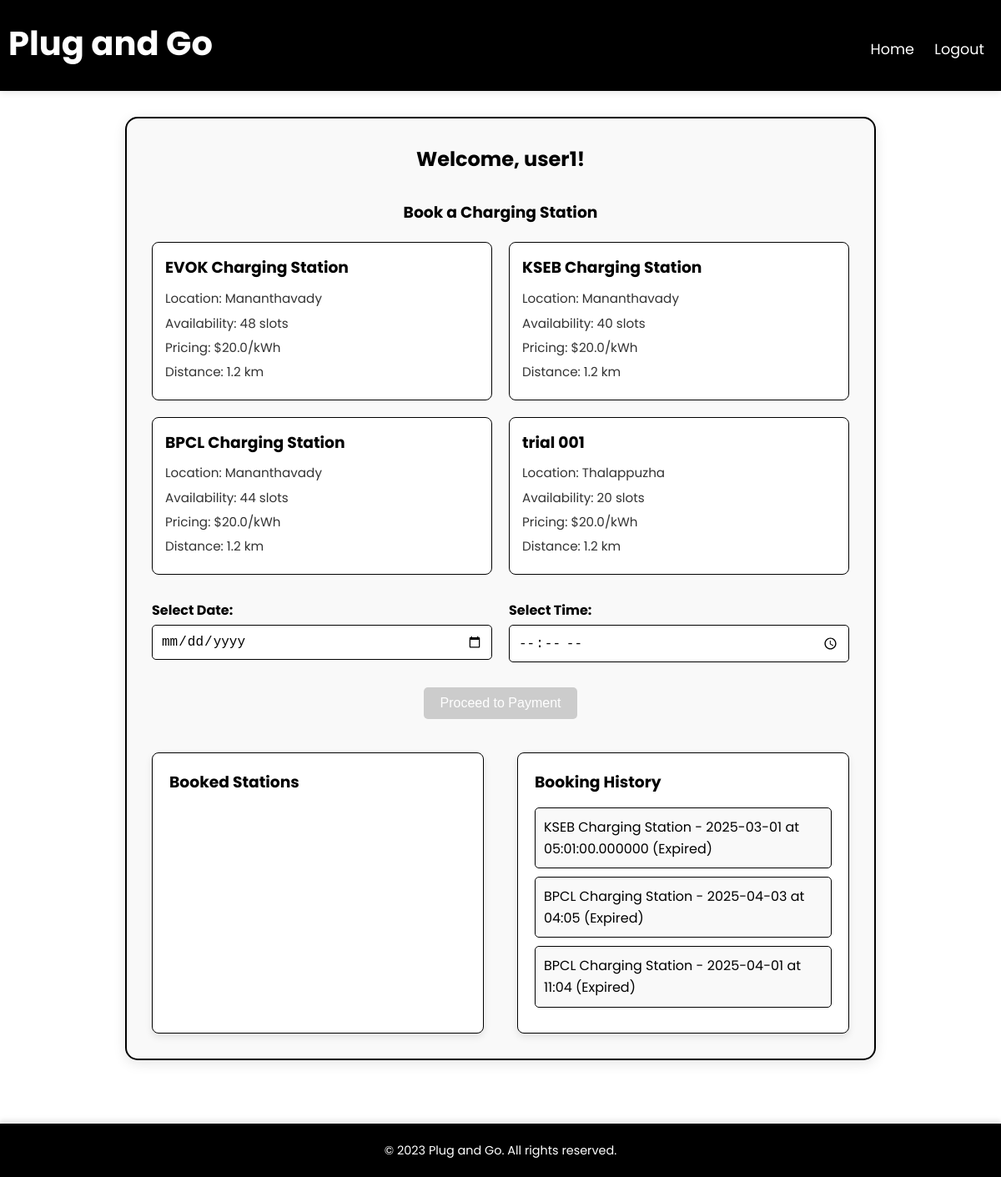
The app's page /profile (signed in) with its own data.
### app.py (models this page shows, shortened)
class User(db.Model):
    id = db.Column(db.Integer, primary_key=True)
    username = db.Column(db.String(80), unique=True, nullable=False)
    email = db.Column(db.String(120), unique=True, nullable=False)
    password = db.Column(db.String(128), nullable=False)
    role = db.Column(db.String(20), default='user')  # 'user' or 'admin'

class ChargingStation(db.Model):
    id = db.Column(db.Integer, primary_key=True)
    name = db.Column(db.String(100), nullable=False)
    location = db.Column(db.String(200), nullable=False)
    available_slots = db.Column(db.Integer, nullable=False)
    price_per_kwh = db.Column(db.Float, nullable=False)

class Booking(db.Model):
    id = db.Column(db.Integer, primary_key=True)
    user_id = db.Column(db.Integer, db.ForeignKey('user.id'), nullable=False)
    station_id = db.Column(db.Integer, db.ForeignKey('charging_station.id'), nullable=False)
    booking_date = db.Column(db.String(10), nullable=False)  # YYYY-MM-DD
    booking_time = db.Column(db.String(5), nullable=False)   # HH:MM
    created_at = db.Column(db.DateTime, default=datetime.utcnow)  # Timestamp for expiration
    station = db.relationship('ChargingStation', backref='bookings')
    __table_args__ = (UniqueConstraint('station_id', 'booking_date', 'booking_time', name='unique_booking'),)
    @property
    def is_expired(self):
        return datetime.utcnow() > self.created_at + timedelta(minutes=20)

### app.py (the view)
@app.route('/profile')
def profile():
    if not session.get('logged_in'):
        flash('Please login to access this page.', 'error')
        return redirect(url_for('login'))
    user_id = session.get('user_id')
    user = User.query.get(user_id)
    bookings = Booking.query.filter_by(user_id=user_id).all()
    stations = ChargingStation.query.all()
    return render_template('profile.html', username=user.username, stations=stations, bookings=bookings)

### templates/profile.html (shortened to what this page needs)
<!DOCTYPE html>
<html lang="en">
<head>
  <link rel="stylesheet" href="{{ url_for('static', filename='styles.css') }}">
</head>
<body>
  <header>
    <h1>Plug and Go</h1>
    <nav>
      <a href="{{ url_for('home') }}">Home</a>
      <a href="{{ url_for('logout') }}">Logout</a>
    </nav>
  </header>
  <div class="profile-container">
    <h2>Welcome, {{ username }}!</h2>
    <div class="booking-details">
      <h3 style="font-family: 'Poppins', sans-serif; color: #000; text-align: center; margin-bottom: 20px;">Book a Charging Station</h3>
      <div class="station-list">
        {% for station in stations %}
          <div class="station-card" data-id="{{ station.id }}">
            <h3>{{ station.name }}</h3>
            <p>Location: {{ station.location }}</p>
            <p>Availability: {{ station.available_slots }} slots</p>
            <p>Pricing: ${{ station.price_per_kwh }}/kWh</p>
            <p>Distance: 1.2 km</p>
          </div>
        {% endfor %}
      </div>
      <div class="datetime-picker">
        <div class="input-group">
          <label for="bookingDate">Select Date:</label>
          <input type="date" id="bookingDate" required>
        </div>
        <div class="input-group">
          <label for="bookingTime">Select Time:</label>
          <input type="time" id="bookingTime" required>
        </div>
      </div>
      <div class="proceed-button">
        <button id="proceedBtn" disabled>Proceed to Payment</button>
      </div>
    </div>
    <div class="booking-section">
      <div class="booking-box booked-stations">
        <h3>Booked Stations</h3>
      </div>
      <div class="booking-box history">
        <h3>Booking History</h3>
        <ul id="bookingHistoryList">
          {% for booking in bookings %}
            <li>
              {{ booking.station.name }} - {{ booking.booking_date }} at {{ booking.booking_time }}
              {% if booking.is_expired %}(Expired){% endif %}
            </li>
          {% endfor %}
        </ul>
      </div>
    </div>
  </div>
  <footer>
    <p>&copy; 2023 Plug and Go. All rights reserved.</p>
  </footer>
</body>
</html>

### static/styles.css (style rules this page uses)
body { font-family: Arial, sans-serif; margin: 0; padding: 0; display: flex; flex-direction: column; min-height: 100vh; }
header { background-color: #333; color: #fff; padding: 10px 20px; display: flex; justify-content: space-between; align-items: center; }
header nav a { color: #fff; text-decoration: none; margin: 0 10px; }
footer { background-color: #333; color: #fff; text-align: center; padding: 10px 0; margin-top: auto; }
.booking-details { margin: 20px 0; }
.booking-details p { margin: 10px 0; }

### templates/profile.html (style rules this page uses)
* { margin: 0; padding: 0; box-sizing: border-box; }
html { scroll-behavior: smooth; }
body { font-family: 'Poppins', sans-serif; background: #fff; color: #000; line-height: 1.6; padding-top: 100px; padding-bottom: 100px; }
header { background: #000; padding: 20px 10px; text-align: center; box-shadow: 0 2px 8px rgba(0, 0, 0, 0.1); width: 100%; position: fixed; top: 0; z-index: 1000; font-family: 'Poppins', sans-serif; }
header h1 { font-size: 2.5rem; color: #fff; margin-bottom: 5px; }
nav { margin-top: 10px; font-family: 'Poppins', sans-serif; }
nav a { color: #fff; text-decoration: none; margin: 0 15px; font-size: 1.1rem; transition: transform 0.2s ease; }
.profile-container { background: #f9f9f9; padding: 30px; border: 2px solid #000; border-radius: 15px; box-shadow: 0 4px 15px rgba(0, 0, 0, 0.1); max-width: 900px; width: 90%; margin: 40px auto; }
.profile-container h2 { text-align: center; color: #000; font-family: 'Poppins', sans-serif; margin-bottom: 30px; }
.station-list { display: flex; flex-wrap: wrap; gap: 20px; justify-content: center; margin-bottom: 30px; }
.station-card { flex: 1 1 280px; border: 1px solid #000; border-radius: 8px; padding: 15px; background: #fff; cursor: pointer; transition: transform 0.3s ease, box-shadow 0.3s ease; }
.station-card h3 { margin-bottom: 10px; font-family: 'Poppins', sans-serif; color: #000; }
.station-card p { margin: 5px 0; font-size: 0.95rem; color: #333; }
.datetime-picker { display: flex; flex-wrap: wrap; gap: 20px; justify-content: center; margin-bottom: 30px; }
.datetime-picker .input-group { flex: 1 1 250px; display: flex; flex-direction: column; }
.datetime-picker label { margin-bottom: 5px; font-weight: bold; font-family: 'Poppins', sans-serif; color: #000; }
.datetime-picker input { padding: 10px; border: 1px solid #000; border-radius: 5px; background: #fff; color: #000; font-size: 1rem; transition: border-color 0.3s ease, transform 0.3s ease; }
.proceed-button { text-align: center; margin-bottom: 30px; }
.proceed-button button { padding: 10px 20px; background-color: #000; color: #fff; border: none; cursor: pointer; border-radius: 5px; font-size: 1rem; transition: background-color 0.3s ease, transform 0.3s ease; }
.proceed-button button:disabled { background-color: #ccc; cursor: not-allowed; }
.booking-section { display: flex; flex-wrap: wrap; gap: 40px; justify-content: space-around; margin-top: 40px; }
.booking-box { flex: 1 1 300px; background: #fff; border: 1px solid #000; border-radius: 8px; padding: 20px; box-shadow: 0 4px 8px rgba(0, 0, 0, 0.1); transition: transform 0.3s ease; }
.booking-box h3 { font-family: 'Poppins', sans-serif; color: #000; margin-bottom: 15px; }
.booking-box ul { list-style-type: none; padding: 0; }
.booking-box li { background: #f9f9f9; padding: 10px; margin-bottom: 10px; border: 1px solid #000; border-radius: 5px; transition: transform 0.3s ease, box-shadow 0.3s ease; }
footer { background: #000; padding: 20px; text-align: center; width: 100%; box-shadow: 0 -4px 6px rgba(0, 0, 0, 0.1); border-top: 1px solid #000; position: fixed; bottom: 0; left: 0; }
footer p { margin: 0; font-size: 0.9rem; color: #fff; }

### records on screen
User: username "user1"
ChargingStation: name "EVOK Charging Station", location "Mananthavady", available_slots "48", price_per_kwh "20.0"
ChargingStation: name "KSEB Charging Station", location "Mananthavady", available_slots "40", price_per_kwh "20.0"
ChargingStation: name "BPCL Charging Station", location "Mananthavady", available_slots "44", price_per_kwh "20.0"
ChargingStation: name "trial 001", location "Thalappuzha", available_slots "20", price_per_kwh "20.0"
Booking: station.name "KSEB Charging Station", booking_date "2025-03-01", booking_time "05:01:00.000000", shows "(Expired)"
Booking: station.name "BPCL Charging Station", booking_date "2025-04-03", booking_time "04:05", shows "(Expired)"
Booking: station.name "BPCL Charging Station", booking_date "2025-04-01", booking_time "11:04", shows "(Expired)"
